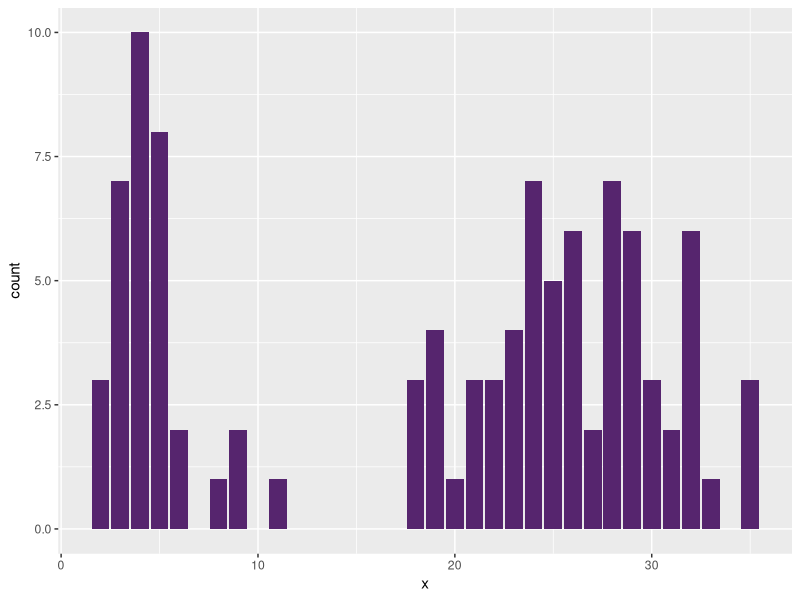
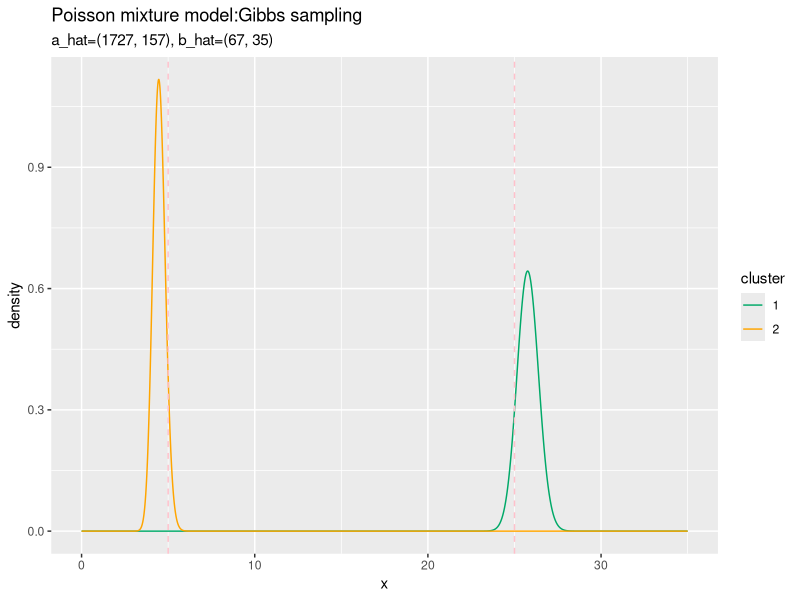
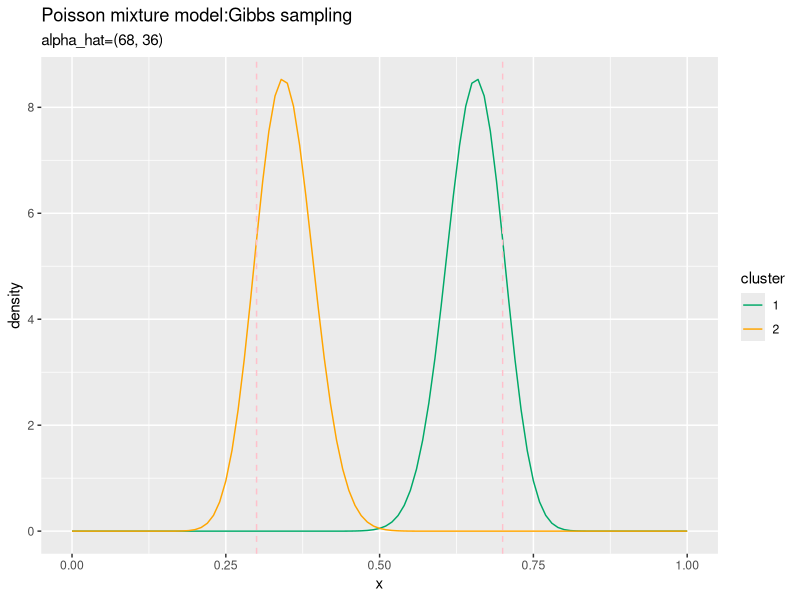

Write the R code that produced these figures, in order. (Note: this script raises an error after producing the figures.)

# 4.3.2 ポアソン混合モデルにおけるギブスサンプリング --------------------------------------------------

# 利用パッケージ
library(tidyverse)
library(gganimate)


# 真の観測モデルの設定 ----------------------------------------------------------------

# (観測)データ数を指定
N <- 100

# 真のパラメータを指定
lambda_truth <- c(5, 25)
pi_truth <- c(0.3, 0.7)

# クラスタ数
K <- length(lambda_truth)

# クラスタ(潜在変数)
s_nk <- rmultinom(n =  N, size = 1, prob = pi_truth) %>% 
  t()

# (観測)データXを生成
x_n <- rpois(n = N, lambda = apply(lambda_truth ^ t(s_nk), 2, prod))

# (観測)データを確認
tibble(
  x = x_n
) %>% 
  ggplot(aes(x = x)) + 
    geom_bar(fill = "#56256E")


# パラメータの設定 ----------------------------------------------------------------

# 試行回数を指定
Iter <- 50

# ハイパーパラメータa,bを指定
a <- 1
b <- 1

# パラメータlambdaを生成
lambda_k <- rgamma(n = K, shape = a, rate = b)

# ハイパーパラメータalphaを指定
alpha_k <- rep(2, K)

# パラメータpiを生成
pi_k <- MCMCpack::rdirichlet(n = 1, alpha = alpha_k) %>% 
  as.vector()


# ギブスサンプリング ---------------------------------------------------------------

# 受け皿を用意
eta_nk <- matrix(0, nrow = N, ncol = K)
a_hat_k <- rep(0, K)
b_hat_k <- rep(0, K)

# 推移の確認用データフレームを作成
trace_parameter_df <- tibble(
  a_hat = rep(a, K), 
  b_hat = rep(b, K), 
  alpha_hat = alpha_k, 
  cluster = as.factor(1:K), 
  Iteration = 0 # 初期値
)

for(i in 1:Iter) {
  
  for(n in 1:N) {
    
    # ハイパーパラメータeta_nを計算:式(4.38)
    tmp_eta_k <- exp(x_n[n] * log(lambda_k) - lambda_k + log(pi_k))
    eta_nk[n, ] <- tmp_eta_k / sum(tmp_eta_k) # 正規化
    
    # 潜在変数s_nをサンプリング:式(4.37)
    s_nk[n, ] <- rmultinom(n =  1, size = 1, prob = eta_nk[n, ]) %>% 
      as.vector()
  }
  
  for(k in 1:K) {
    
    # ハイパーパラメータhat{a}_k,hat{b}_kを計算:式(4.42)
    a_hat_k[k] <- sum(s_nk[, k] * x_n) + a
    b_hat_k[k] <- sum(s_nk[, k]) + b
    
    # パラメータlambda_kをサンプリング:式(4.41)
    lambda_k <- rgamma(n = K, shape = a_hat_k, rate = b_hat_k)
  }
  
  # ハイパーパラメータをhat{alpha}を計算:式(4.45)
  alpha_hat_k <- apply(s_nk, 2, sum) + alpha_k
  
  # パラメータpiをサンプリング:式(4.44)
  pi_k <- MCMCpack::rdirichlet(n = 1, alpha = alpha_hat_k) %>% 
    as.vector()
  
  # 推移の確認用データフレームを作成
  tmp_parameter_df <- data.frame(
    a_hat = a_hat_k, 
    b_hat = b_hat_k, 
    alpha_hat = alpha_hat_k, 
    cluster = as.factor(1:K), 
    Iteration = i # 試行回数
  )
  # 結合
  trace_parameter_df <- rbind(trace_parameter_df, tmp_parameter_df)
}


# 推定結果の確認 -------------------------------------------------------------------

## lambdaの事後分布
# 作図用のデータフレームを作成
posterior_lambda_df <- tibble()
for(k in 1:K) {
  tmp_lambda_df <- tibble(
    x = seq(0, max(x_n), by = 0.01), 
    density = dgamma(x, shape = a_hat_k[k], rate = b_hat_k[k]), 
    cluster = as.factor(k)
  )
  posterior_lambda_df <- rbind(posterior_lambda_df, tmp_lambda_df)
}

# 作図
ggplot(posterior_lambda_df, aes(x, density, color = cluster)) + 
  geom_line() + # 折れ線グラフ
  scale_color_manual(values = c("#00A968", "orange")) + # グラフの色(不必要)
  geom_vline(xintercept = lambda_truth, color = "pink", linetype = "dashed") + # 垂直線
  labs(title = "Poisson mixture model:Gibbs sampling", 
       subtitle = paste0("a_hat=(", paste0(a_hat_k, collapse = ", "), 
                         "), b_hat=(", paste0(b_hat_k, collapse = ", "), ")")) # ラベル


## piの事後分布(K=2の場合)
# 作図用のデータフレームを作成
posterior_pi_df <- tibble()
for(k in 1:K) {
  tmp_pi_df <- tibble(
    x = seq(0, 1, by = 0.01), 
    density = dbeta(x, shape1 = alpha_hat_k[k], shape2 = alpha_hat_k[2 / k]), 
    cluster = as.factor(k)
  )
  posterior_pi_df <- rbind(posterior_pi_df, tmp_pi_df)
}

# 作図
ggplot(posterior_pi_df, aes(x, density, color = cluster)) + 
  geom_line() + # 折れ線グラフ
  scale_color_manual(values = c("#00A968", "orange")) + # グラフの色(不必要)
  geom_vline(xintercept = pi_truth, color = "pink", linetype = "dashed") + # 垂直線
  labs(title = "Poisson mixture model:Gibbs sampling", 
       subtitle = paste0("alpha_hat=(", paste0(alpha_hat_k, collapse = ", "), ")")) # ラベル


# 推移の確認 -------------------------------------------------------------------

### パラメータの事後分布の推移
## lambdaの事後分布の推移
# 作図用のデータフレームを作成
trace_lambda_df <- tibble()
for(i in 1:(Iter + 1)) {
  for(k in 1:K) {
    tmp_parameter <- trace_parameter_df %>% 
      filter(Iteration == i - 1, cluster == k)
    tmp_lambda_df <- tibble(
      x = seq(0, max(x_n), by = 0.001), 
      density = dgamma(x, shape = tmp_parameter[["a_hat"]], rate = tmp_parameter[["b_hat"]]), 
      cluster = tmp_parameter[["cluster"]], 
      Iteration = tmp_parameter[["Iteration"]]
    )
    trace_lambda_df <- rbind(trace_lambda_df, tmp_lambda_df)
  }
}

# 作図
trace_lambda_graph <- ggplot(trace_lambda_df, aes(x, density, color = cluster)) + 
  geom_line() + # 折れ線グラフ
  scale_color_manual(values = c("#00A968", "orange")) + # グラフの色(不必要)
  geom_vline(xintercept = lambda_truth, 
             color = "pink", linetype = "dashed") + # 垂直線
  transition_manual(Iteration) + # フレーム
  labs(title = "Poisson mixture model:Gibbs sampling", 
       subtitle = "i={current_frame}") # ラベル

# 描画
animate(trace_lambda_graph, nframes = Iter + 1, fps = 10)


## piの事後分布の推移
# 作図用のデータフレームを作成
trace_pi_df <- tibble()
for(i in 1:(Iter + 1)) {
  for(k in 1:K) {
    tmp_parameter <- trace_parameter_df %>% 
      filter(Iteration == i - 1)
    tmp_pi_df <- tibble(
      x = seq(0, 1, by = 0.01), 
      density = dbeta(x, shape1 = tmp_parameter[["alpha_hat"]][k], shape2 = tmp_parameter[["alpha_hat"]][2 / k]), 
      cluster = as.factor(k), 
      Iteration = i - 1
    )
    trace_pi_df <- rbind(trace_pi_df, tmp_pi_df)
  }
}

# 作図
trace_pi_graph <- ggplot(trace_pi_df, aes(x, density, color = cluster)) + 
  geom_line() + # 折れ線グラフ
  scale_color_manual(values = c("#00A968", "orange")) + # グラフの色(不必要)
  geom_vline(xintercept = pi_truth, 
             color = "pink", linetype = "dashed") + # 垂直線
  transition_manual(Iteration) + # フレーム
  labs(title = "Poisson mixture model:Gibbs sampling", 
       subtitle = "i={current_frame}") # ラベル

# 描画
animate(trace_pi_graph, nframes = Iter + 1, fps = 10)


### ハイパーパラメータの推移
## 全表示
# 作図
trace_parameter_df %>% 
  pivot_longer(
    cols = -c(cluster, Iteration), 
    names_to = "parameter", 
    names_ptypes = list(parameter = factor()), 
    values_to = "value"
  ) %>% 
  mutate(parameters = paste(parameter, cluster, sep = "_")) %>% 
  ggplot(aes(Iteration, value, color = parameters)) + 
    geom_line() + # 垂直線
    labs(title = "Poisson mixture model:Gibbs sampling") # ラベル


## クラスタを指定してグラフ化
# クラスタ番号kを指定
cluster_num <- 1

# 作図
trace_parameter_df %>% 
  pivot_longer(
    cols = -c(cluster, Iteration), 
    names_to = "parameter", 
    names_ptypes = list(parameter = factor()), 
    values_to = "value"
  ) %>% 
  filter(cluster == cluster_num) %>% 
  ggplot(aes(Iteration, value, color = parameter)) + 
    geom_line() + # 垂直線
    labs(title = "Poisson mixture model:Gibbs sampling", 
         subtitle = paste0("k=", cluster_num)) # ラベル
